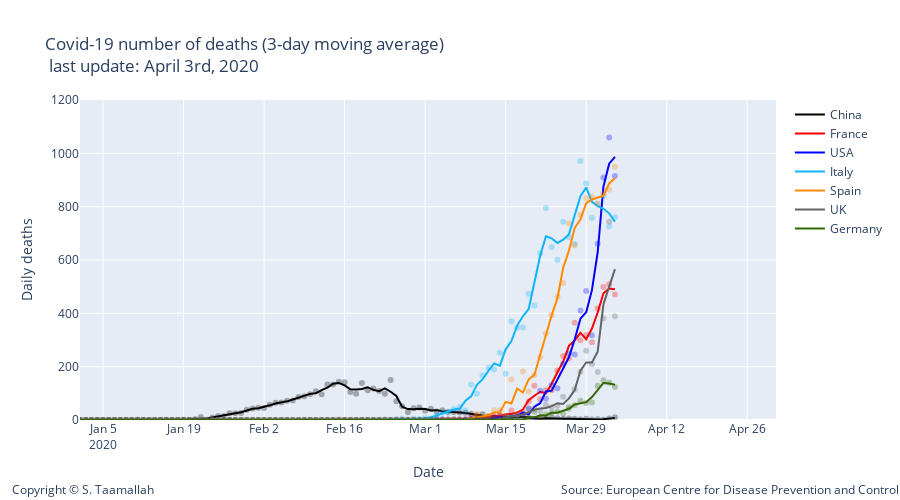

Write notebook code for a chart like this one.
### Code cell
#degree = 2
#smooth_italy = smoothTriangle(df_italy['deaths'],degree)
smooth_china = smooth_3day(df_china['deaths'])
smooth_france = smooth_3day(df_france['deaths'])
smooth_italy = smooth_3day(df_italy['deaths'])
smooth_usa = smooth_3day(df_usa['deaths'])
smooth_uk = smooth_3day(df_uk['deaths'])
smooth_germany = smooth_3day(df_germany['deaths'])
smooth_spain = smooth_3day(df_spain['deaths'])
smooth_korea = smooth_3day(df_korea['deaths'])
smooth_netherlandss = smooth_3day(df_netherlands['deaths'])



# Add traces
trace1 = go.Scatter(
        x=df_china.index, 
        y=df_china['deaths'],
        mode='markers',
        name='China daily cases',
        line_color='rgba(0, 0, 0, .3)',
        showlegend=False,
)

trace11 = go.Scatter(
        x=df_china.index, 
        y=smooth_china,
        mode='lines',
        name='China',
        line_color='rgba(0, 0, 0, 1)',
)


trace2 = go.Scatter(
        x=df_france.index, 
        y=df_france['deaths'],
        mode='markers',
        name='France',
        line_color='rgba(256, 0, 0, .3)',
        showlegend=False,
)

trace22 = go.Scatter(
        x=df_france.index, 
        y=smooth_france,
        mode='lines',
        name='France',
        line_color='rgba(256, 0, 0, 1)',
)


trace3 = go.Scatter(
        x=df_usa.index, 
        y=df_usa['deaths'],
        mode='markers',
        name='USA',
        line_color='rgba(0, 0, 255, .3)',
    showlegend=False,
)

trace33 = go.Scatter(
        x=df_usa.index, 
        y=smooth_usa,
        mode='lines',
        name='USA',
        line_color='rgba(0, 0, 255, 1)',
)

trace4 = go.Scatter(
        x=df_italy.index, 
        y=df_italy['deaths'],
        mode='markers',
        name='Italy',
        line_color='rgba(14, 180, 252, .3)',
    showlegend=False,
)

trace44 = go.Scatter(
        x=df_italy.index, 
        y=smooth_italy,
        mode='lines',
        name='Italy',
        line_color='rgba(14, 180, 252, 1)',
)

trace5 = go.Scatter(
        x=df_spain.index, 
        y=df_spain['deaths'],
        mode='markers',
        name='Spain',
        line_color='rgba(255, 137, 0, .3)',
    showlegend=False,
)

trace55 = go.Scatter(
        x=df_spain.index, 
        y=smooth_spain,
        mode='lines',
        name='Spain',
        line_color='rgba(256, 137, 0, 1)',
)


trace6 = go.Scatter(
        x=df_uk.index, 
        y=df_uk['deaths'],
        mode='markers',
        name='UK',
        line_color='rgba(100, 100, 100, .3)',
    showlegend=False
)

trace66 = go.Scatter(
        x=df_uk.index, 
        y=smooth_uk,
        mode='lines',
        name='UK',
        line_color='rgba(100, 100, 100, 1)',
)

trace7 = go.Scatter(
        x=df_germany.index, 
        y=df_germany['deaths'],
        mode='markers',
        name='Germany',
        line_color='rgba(51, 102, 0, .3)',
    showlegend=False,
)

trace77 = go.Scatter(
        x=df_germany.index, 
        y=smooth_germany,
        mode='lines',
        name='Germany',
        line_color='rgba(51, 102, 0, 1)',
)


data = [trace1,trace11, trace2, trace22, trace3, trace33, trace4, trace44, trace5, trace55, trace6, trace66, trace7, trace77]

layout = go.Layout(
    title="Covid-19 number of deaths (3-day moving average) <br> last update: April 3rd, 2020",
    width=900,
    height=500,
    
    # Top left
    xaxis=dict(
        title='Date',
        range=['2020-01-01', '2020-05-01'],
    ),
    yaxis=dict(
        title='Daily deaths',
        #type='log',
        range=[0,1200],
        anchor='x'
    ),
    
      annotations=[
        dict(
            x=1.18,
            y=-0.25,
            showarrow=False,
            text='Source: European Centre for Disease Prevention and Control',
            xref='paper',
            yref='paper'
        ),
        
        dict(
            x=-0.1,
            y=-0.25,
            showarrow=False,
            text='Copyright © S. Taamallah ',
            xref='paper',
            yref='paper'
        )
    ],
    
)

fig = go.Figure(data=data, layout=layout)

fig.show()

from plotly.offline import plot
plot(fig, filename="STaamallah_covid19_analysis_chart_1_20200403.html", auto_open = False)
